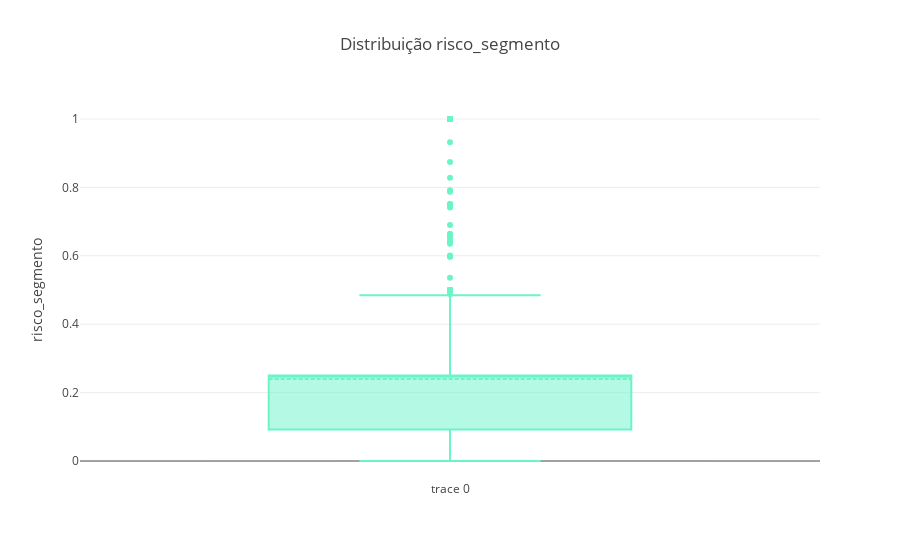

Here is the notebook cell this chart was saved with:
### Code cell
trace = go.Box(
    y = dfm['risco_segmento'],
    marker = dict(color='rgb(107,244,200)'),
    boxmean = True
)
layout = go.Layout(title = 'Distribuição risco_segmento', yaxis = dict(title='risco_segmento'))
fig = go.Figure(data = [trace], layout=layout)
iplot(fig)

### Figure 1 — Plotly figure (JSON) as saved in the notebook; plotly's stock layout.template omitted (floating-point values rounded to 4 significant figures; data arrays with more than 128 entries replaced by an {"elided": "..."} marker saying what was removed)
{"data": [{"boxmean": true, "marker": {"color": "rgb(107,244,200)"}, "type": "box", "uid": "b4a84995-dfe1-4364-8953-c9292e8566bf", "y": {"elided": "980 float values"}}], "layout": {"title": {"text": "Distribuição risco_segmento"}, "yaxis": {"title": {"text": "risco_segmento"}}}}
